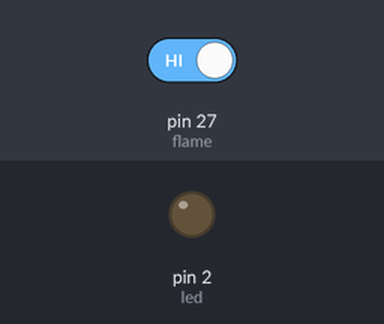
Simulated run of this program. Board: MicroPython board. Shown: output pins drawn as LEDs (lit = HIGH). The inputs (shaded band) are chosen by the test bench; at power-on: pin 27 (flame) HIGH. Threads take turns every 2 ms.

Above: at 1.2 s.
1.3 s: pin 27 (flame) driven LOW
At 2.3 s:
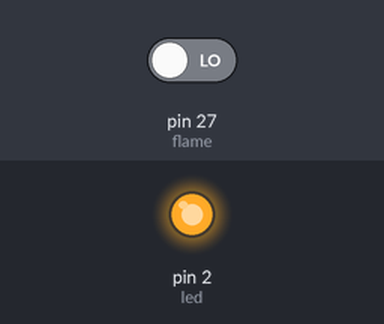
2.8 s: pin 27 (flame) driven HIGH
At 3.4 s:
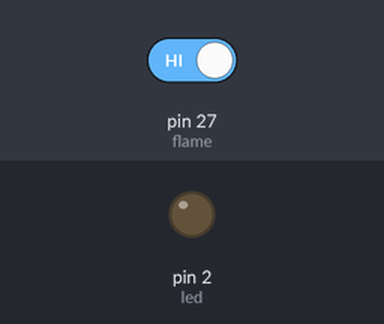
Timing chart, 0 to 5.8 s (numbered marks = the images above; inputs shaded):
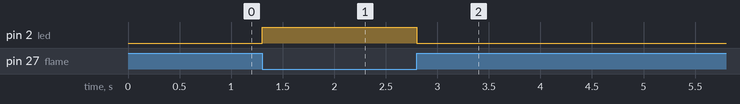

The program:

sensor_integration_toggle_cro_testing_multithread.py
```python
import machine, time, _thread
from machine import Pin
from time import sleep

def toggleThread():
    led=Pin(2,Pin.OUT)
    flame = machine.Pin(27,machine.Pin.IN)   # Flame sensor
    while True:
        if flame.value() == 0:
            led.value(1)
        else:
            led.value(0)


_thread.start_new_thread(toggleThread, ())
```

Measured:
- after the input at 1.3 s, pin 2 (led): LOW → HIGH at once
- after the input at 2.8 s, pin 2 (led): HIGH → LOW at once
